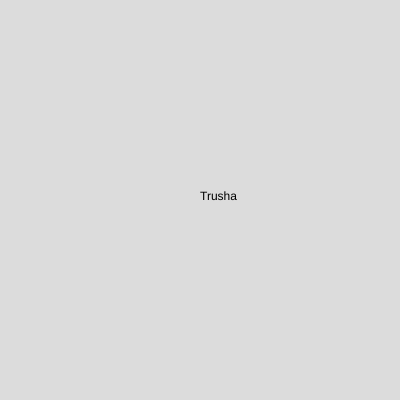
Frame 1 (no input)
Frame 60 (no input): identical to frame 1, image omitted
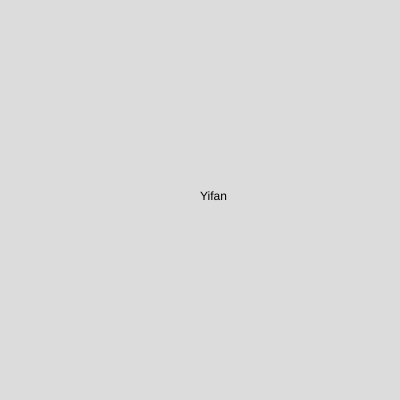
Frame 120 (the mouse pressed at the canvas centre since frame 60)

The p5.js sketch that drew these frames (run headless with seeded random() and noise() and a simulated clock; from frame 60 on, the mouse is pressed at the canvas centre):

// p5.js sketch
// ── sketch.js
// https://editor.p5js.org/jht9629-nyu/sketches/DgvbLSY52
// Wk05 array names

let i = 0;
function setup() {
  createCanvas(400, 400);
}
function draw() {
  background(220);
  text(names[i], width /2, height / 2 );
}
function mousePressed() {
  // console.log('mousePressed');
  // if (i lower or equal array size then loop for i is to zero
  if (i < names.length-1) {
    i++;
  }
  else {
    i = 0;
  }
  console.log('i', i);
}
let names = [
  "Trusha",
  "Yifan",
  "Tim",
  "Augusta",
  "William",
  "Suzanne",
  "Niki",
  "Beatrice",
  "Ryan",
  "Han",
  "Sai",
  "Shuai",
  "Runqi",
  "Ali",
];
